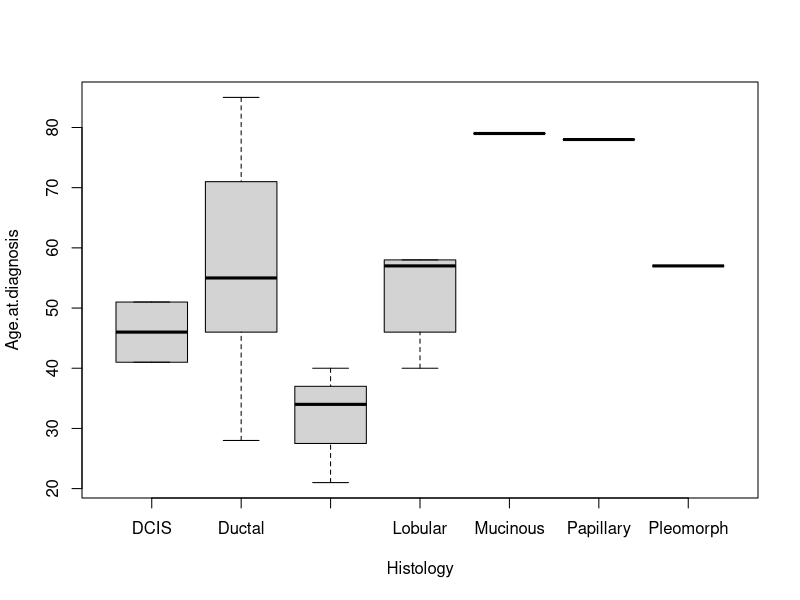

Here is the R script that generated this plot: (Note: this script raises an error after producing the figure.)
cl = read.csv("ClinicalData_82patients.csv", header=T, row.name = 1)
clinical = cl[,-c(13)]

### Age.at.diagnosis vs Histology
boxplot(clinical$Age.at.diagnosis ~ clinical$Histology, xlab="Histology", ylab="Age.at.diagnosis")
points(clinical$Age.at.diagnosis ~ clinical$Histology)

#on ne prend pas en compte les catégories de la variable Histology pour lesquelles il y a moins de 2 patients avec une valeur d'age :
boxplot( clinical$Age.at.diagnosis[ clinical$Histology != "Mucinous" & clinical$Histology != "Normal breast" & clinical$Histology != "Papillary" & clinical$Histology != "Pleomorph" ] ~ droplevels(clinical$Histology[ clinical$Histology != "Mucinous" & clinical$Histology != "Normal breast" & clinical$Histology != "Papillary" & clinical$Histology != "Pleomorph" ]), xlab="Histology", ylab="Age.at.diagnosis")
points( clinical$Age.at.diagnosis[ clinical$Histology != "Mucinous" & clinical$Histology != "Normal breast" & clinical$Histology != "Papillary" & clinical$Histology != "Pleomorph" ] ~ droplevels(clinical$Histology[ clinical$Histology != "Mucinous" & clinical$Histology != "Normal breast" & clinical$Histology != "Papillary" & clinical$Histology != "Pleomorph" ]))

pairwise.t.test(clinical$Age.at.diagnosis[ clinical$Histology != "Mucinous" & clinical$Histology != "Normal breast" & clinical$Histology != "Papillary" & clinical$Histology != "Pleomorph" ] , droplevels(clinical$Histology[ clinical$Histology != "Mucinous" & clinical$Histology != "Normal breast" & clinical$Histology != "Papillary" & clinical$Histology != "Pleomorph" ]))

### Overall.survival vs Grade
boxplot( clinical$Overall.survival ~ as.factor(clinical$Grade), xlab="Grade", ylab="Overall.survival" )
points( clinical$Overall.survival ~ as.factor(clinical$Grade) )
pairwise.t.test( clinical$Overall.survival, clinical$Grade)

### Relapse.free.survival vs Histology
boxplot( clinical$Relapse.free.survival ~ clinical$Histology, xlab="Histology", ylab="Relapse.free.survival")
points( clinical$Relapse.free.survival ~ clinical$Histology)
#on ne prend pas en compte les catégories de la variable Histology pour lesquelles il y a moins de 2 patients avec une valeur de survie:
pairwise.t.test (clinical$Relapse.free.survival[ clinical$Histology != "Mucinous" & clinical$Histology != "Normal breast" & clinical$Histology != "Papillary" & clinical$Histology != "Pleomorph" ], droplevels(clinical$Histology[ clinical$Histology != "Mucinous" & clinical$Histology != "Normal breast" & clinical$Histology != "Papillary" & clinical$Histology != "Pleomorph" ]))

### node.status vs reference.sample.batch.ID
table(Node_status=clinical$node.status, Ref=clinical$reference.sample.batch.ID)
barplot( table(clinical$node.status, clinical$reference.sample.batch.ID), legend=T, xlab="reference.sample.batch.ID")
#on ne prend pas en compte la madalité CDB de la référence (pas de données de node.status, voir colonne table avec 0)
fisher.test( clinical$node.status[ clinical$reference.sample.batch.ID!="CDB" ], droplevels(clinical$reference.sample.batch.ID[ clinical$reference.sample.batch.ID!="CDB" ]))

### Grade vs p53.status
table(Grade=clinical$Grade, p53=clinical$p53.status)
barplot( table(clinical$Grade, clinical$p53.status), legend=T, xlab="p53.status")
fisher.test( clinical$Grade, clinical$p53.status )
